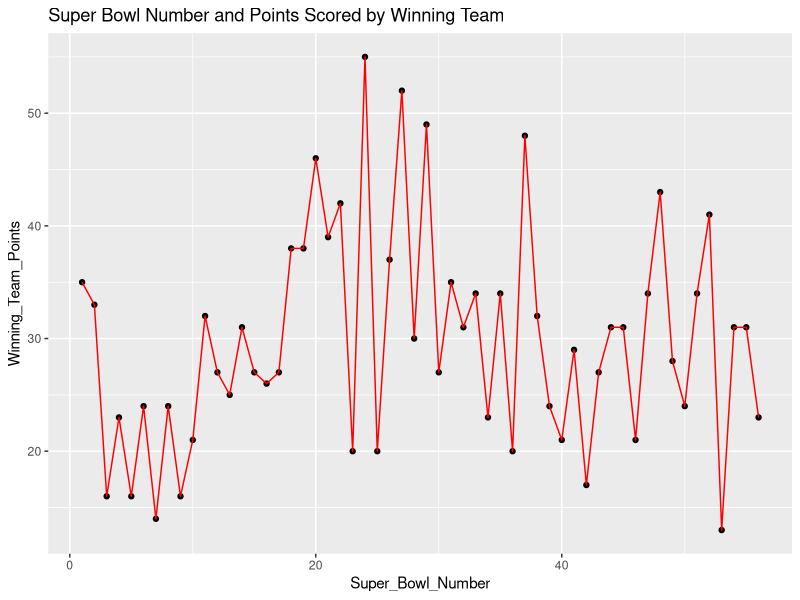
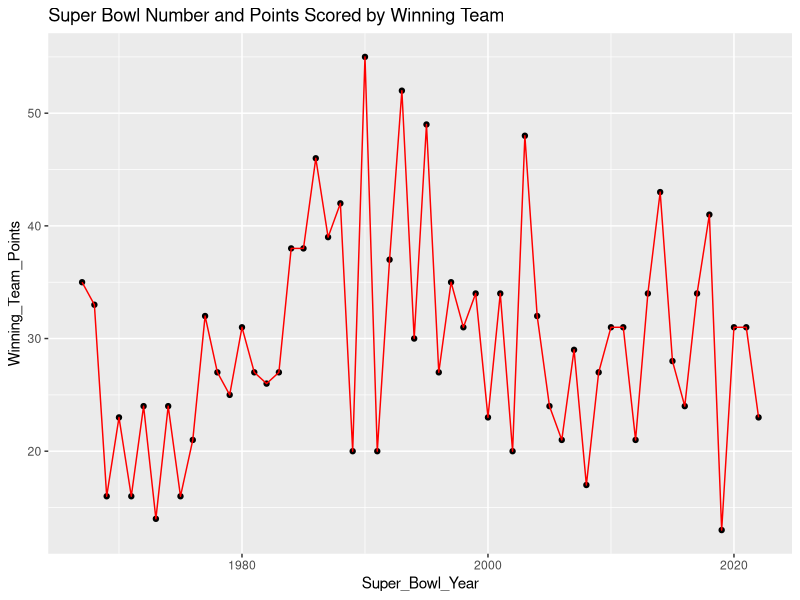
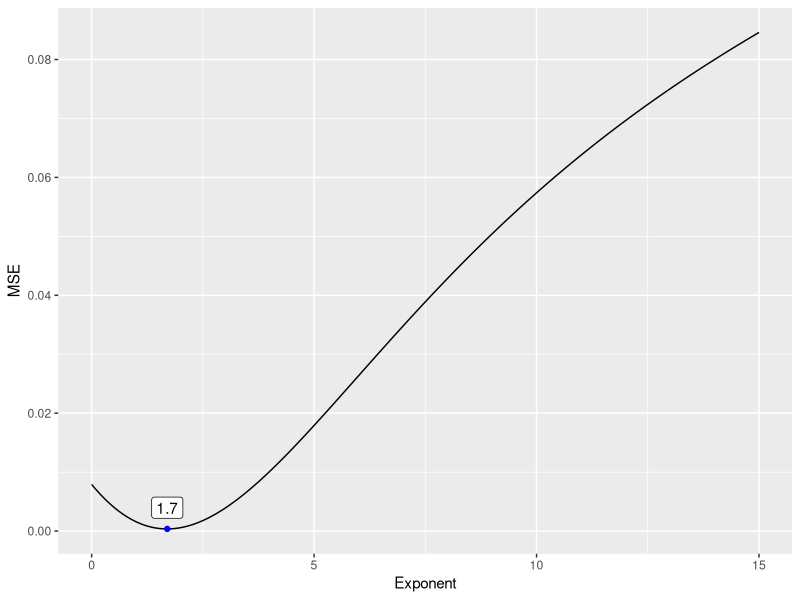
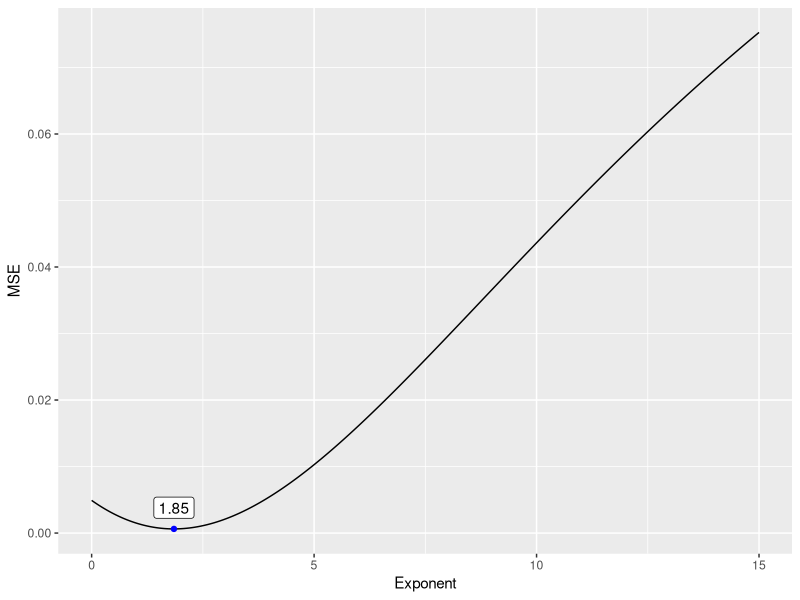
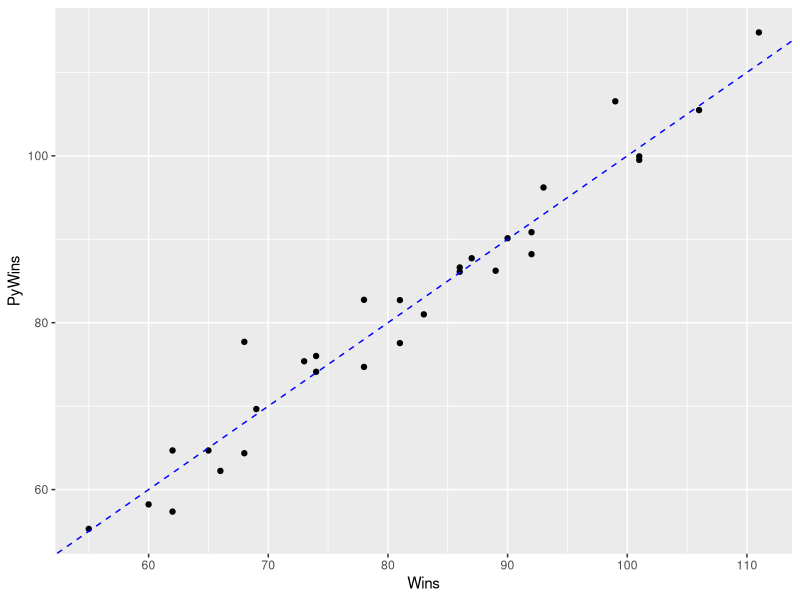
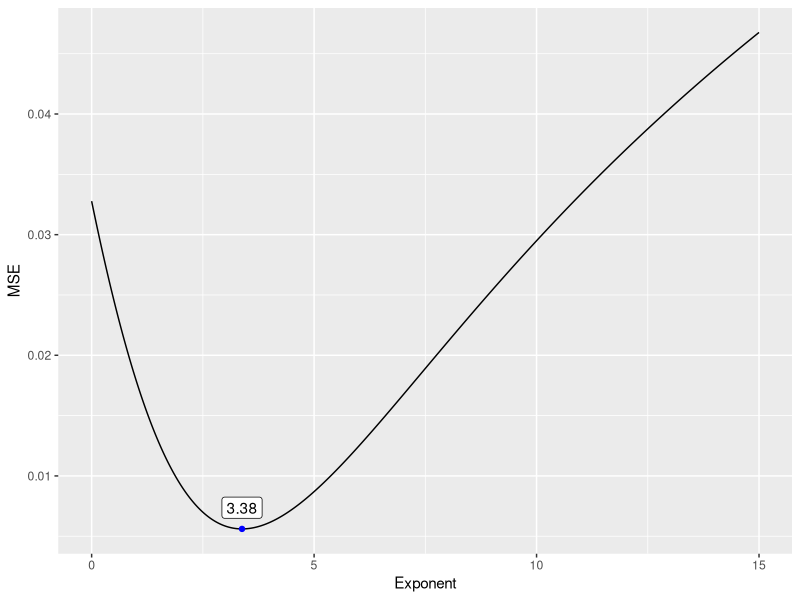

Write the R code that produced these figures, in order.
## ---- chunk 1
library(tidyverse)
library(kableExtra)
knitr::opts_chunk$set(tidy=FALSE)

# kable table global setup
kt <- function(data) {
  knitr::kable(data, digits=3, align='c') %>% kable_styling(bootstrap_options='striped', latex_options='HOLD_position', full_width = F, position = "center")
}
## ---- chunk 2
Super_Bowl_Number <- c(1:56)
Super_Bowl_Year <- c(1967:2022)
Winning_Team_Points <- c(35,33,16,23,16,24,14,24,16,21,32,27,25,31,27,26,27,38,38,46,39,42,20,55,20,37,52,30,49,27,35,31,34,23,34,20,48,32,24,21,29,17,27,31,31,21,34,43,28,24,34,41,13,31,31,23)

Super_Bowl_Data <- data.frame(Super_Bowl_Number, Super_Bowl_Year, Winning_Team_Points)
## ---- chunk 3
ggplot(Super_Bowl_Data, aes(x=Super_Bowl_Number, y=Winning_Team_Points)) + 
    geom_point() +
    geom_line(color="red") +
    ggtitle("Super Bowl Number and Points Scored by Winning Team")

ggplot(Super_Bowl_Data, aes(x=Super_Bowl_Year, y=Winning_Team_Points)) + 
    geom_point() +
    geom_line(color="red") +
    ggtitle("Super Bowl Number and Points Scored by Winning Team")
## ---- chunk 4
cor(Super_Bowl_Number, Winning_Team_Points)
cor(Super_Bowl_Year, Winning_Team_Points)
## ---- chunk 5
mlb_comp <- data.frame(Yes = c(" ", " ", 128), No = c(" ", " ", 4732), Total = c(2592,2268, 4860))
row.names(mlb_comp) = c("NL", "AL","Total")

mlb_comp %>% kable(booktabs=T,digits = 4)
## ---- chunk 6
League <- c(rep(0,2592),rep(1,2268))
Complete <- rep(0,4860)
Complete[1:68] = 1
Complete[2593:(2593+59)]=1
small_corr <- data.frame(League,Complete)
table(small_corr) %>% kable(booktabs=T,digits = 4)
cor(small_corr)

Complete <- rep(0,4860)
Complete[1:128] = 1
large_corr1 <- data.frame(League,Complete)
table(large_corr1) %>% kable(booktabs=T,digits = 4)
cor(large_corr1)

Complete <- rep(0,4860)
Complete[2593:(2593+127)] = 1
large_corr2 <- data.frame(League,Complete)
table(large_corr2) %>% kable(booktabs=T,digits = 4)
cor(large_corr2)
## ---- chunk 7
( pythwinpct = 100*(4.3^2)/(4.3^2+5.4^2) )
( pythwins = 162*(4.3^2)/(4.3^2+5.4^2) )
## ---- chunk 8
pyth_opt = function(RS,RA,WinPct,digits,plot_flag){
  exps = seq(0,15,by=10^(-digits))
  n_exps = length(exps)
  MSE = rep(NA,n_exps)
  for(i in 1:n_exps){
    temp_exp = exps[i]
    PyWinPct = RS^temp_exp/(RS^temp_exp + RA^temp_exp)
    MSE[i] = mean((PyWinPct-WinPct)^2)
  }
  min_idx = which(MSE==min(MSE))
  pyth_opt = exps[min_idx]
  
  if(plot_flag){
  df = data.frame(Exponent=exps,MSE=MSE)
  df %>% ggplot(aes(x=Exponent,y=MSE)) + 
    geom_line() + 
    geom_point(data=df[min_idx,],color="blue")  +
    geom_label(data = df[min_idx,],
               aes(x = Exponent, y = MSE, label = Exponent),vjust=-0.5)
  } else {
  return(pyth_opt)
  }
  
}
## ---- chunk 9
mlb_2022 = read_csv("data/mlb_2022.csv")
mlb_2022 %>% slice(1:10) %>% kable(booktabs=T,digits = 4)
## ---- chunk 10
pyth_opt(mlb_2022$R,mlb_2022$RA,mlb_2022$`W-L%`,2,1)
## ---- chunk 11
mlb_long = read_csv("data/mlb_standings_long.csv")
mlb_long %>% slice_head(n = 3) %>% kable(booktabs=T,digits = 4)
mlb_long %>% slice_tail(n = 3) %>% kable(booktabs=T,digits = 4)
pyth_opt(mlb_long$R,mlb_long$RA,mlb_long$Wpct,2,1)
## ---- chunk 12
mlb_2022 = mlb_2022 %>% mutate(PyWins=162*R^1.83/(R^1.83+RA^1.83))
mlb_2022 %>% ggplot(aes(x=W,y=PyWins)) + geom_point() + labs(x="Wins") + 
  geom_abline(intercept=0, slope=1, color="blue", linetype="dashed")

cor(mlb_2022$W,mlb_2022$PyWins)
## ---- chunk 13
mlb_2022 %>% filter(Team=="Colorado Rockies") %>%
  mutate(PyWins = 162*4.31^1.83/(4.31^1.83+5.39^1.83)) %>% 
  kable(booktabs=T,digits = 4)
## ---- chunk 14
nfl_2022 = read_csv("data/nfl_2022.csv")
nfl_2022 %>% 
  slice_head(n=5) %>% 
  kable(booktabs=T,digits = 4)
## ---- chunk 15
pyth_opt(nfl_2022$PF,nfl_2022$PA,nfl_2022$`W-L%`,2,1)
